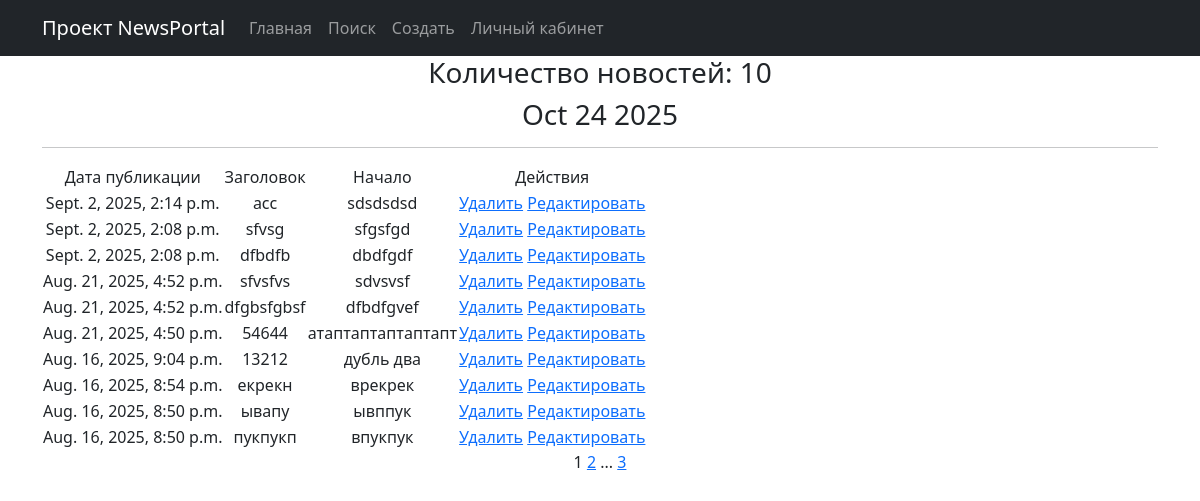
Before: /news/ with the older database file.
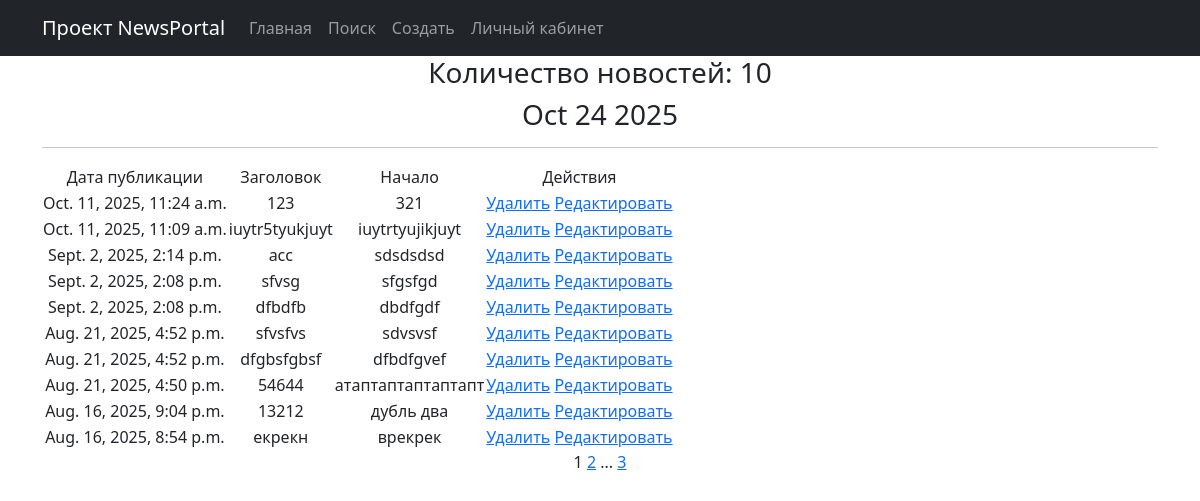
After: the same page with the newer database file.
### news/models.py (models this page shows, shortened)
class Post(models.Model):
    author = models.ForeignKey(Author, on_delete = models.CASCADE)
    ARTICLE = 'AR'
    NEWS = 'NW'
    CATEGORY_CHOICES = [
        (ARTICLE, 'СТАТЬЯ'),
        (NEWS, 'НОВОСТЬ')
    ]
    category_type = models.CharField(max_length=2, choices=CATEGORY_CHOICES, default=ARTICLE)
    time_creation = models.DateTimeField(auto_now_add = True)
    post_category = models.ManyToManyField(Category, through = 'PostCategory')
    title = models.CharField(max_length = 128)
    text = models.TextField()
    rating = models.SmallIntegerField(default = 0)

### news/views.py (the view)
# urls.py: path('', PostList.as_view(), name = 'post_list'),
class PostList(ListView):
    model = Post
    user = 'name'
    template_name = 'post.html'
    context_object_name = 'post'
    queryset = Post.objects.order_by('-time_creation')
    paginate_by = 10 # вот так мы можем указать количество записей на странице
    def get_queryset(self):
        queryset = super().get_queryset()
        self.filterset = PostFilter(self.request.GET, queryset)
        return self.filterset.qs
    def get_context_data(self, **kwargs):
        context = super().get_context_data(**kwargs)
        context['filterset'] = self.filterset
        return context

### news/templatetags/custom_filters.py (called while the page is built)
@register.filter(name='censor')
def censor(censor_text):
    for word in censor_words:
        censor_text = censor_text.lower().replace(word.lower(),'*')
    return censor_text

### news/templatetags/custom_tags.py (called while the page is built)
@register.simple_tag()
def current_time(format_string='%b %d %Y'):
   return datetime.utcnow().strftime(format_string)

@register.simple_tag(takes_context=True)
def url_replace(context, **kwargs):
   d = context['request'].GET.copy()
   for k, v in kwargs.items():
       d[k] = v
   return d.urlencode()

### templates/post.html (shortened to what this page needs)
{% extends 'flatpages/default.html' %}
{% load custom_filters %}
{% load custom_tags %}
{% block content %}
    <h3>Количество новостей: {{post|length}}</h3>
    <h3>{% current_time '%b %d %Y' %}</h3>
    <hr>
    {% if post %}
        <table>
            <tr>
                <td>Дата публикации</td>
                <td>Заголовок</td>
                <td>Начало</td>
                <td>Действия</td>
            </tr>
            {% for posts in post %}
                <tr>
                    <td>{{ posts.time_creation }}</td>
                    <td>{{ posts.title|censor }}</td>
                    <td>{{ posts.text|censor|truncatechars:20 }}</td>
                    <td>
                        <a href="{% url 'post_delete' pk=posts.pk %}">Удалить</a>
                        <a href="{% url 'post_update' pk=posts.pk %}">Редактировать</a>
                    </td>
                </tr>
            {% endfor %}
        </table>
    {% else %}
        <h2>Скоро здесь что-то будет!</h2>
    {% endif %}
    {{ page_obj.number }}
    {% if page_obj.has_next %}
        <a href="?{% url_replace page=page_obj.next_page_number %}">{{ page_obj.next_page_number }}</a>
        {% if paginator.num_pages != page_obj.next_page_number %}
            ...
            <a href="?{% url_replace page=page_obj.paginator.num_pages %}">{{ page_obj.paginator.num_pages }}</a>
        {% endif %}
    {% endif %}
{% endblock content %}

Changed rows visible on the page:
no longer on this page (row unchanged): Post: time_creation "Aug. 16, 2025, 8:50 p.m.", title|censor "ывапу", text|censor "ывппук"
no longer on this page (row unchanged): Post: time_creation "Aug. 16, 2025, 8:50 p.m.", title|censor "пукпукп", text|censor "впукпук"
added Post: time_creation "Oct. 11, 2025, 11:24 a.m.", title|censor "123", text|censor "321"
added Post: time_creation "Oct. 11, 2025, 11:09 a.m.", title|censor "iuytr5tyukjuyt", text|censor "iuytrtyujikjuyt"
